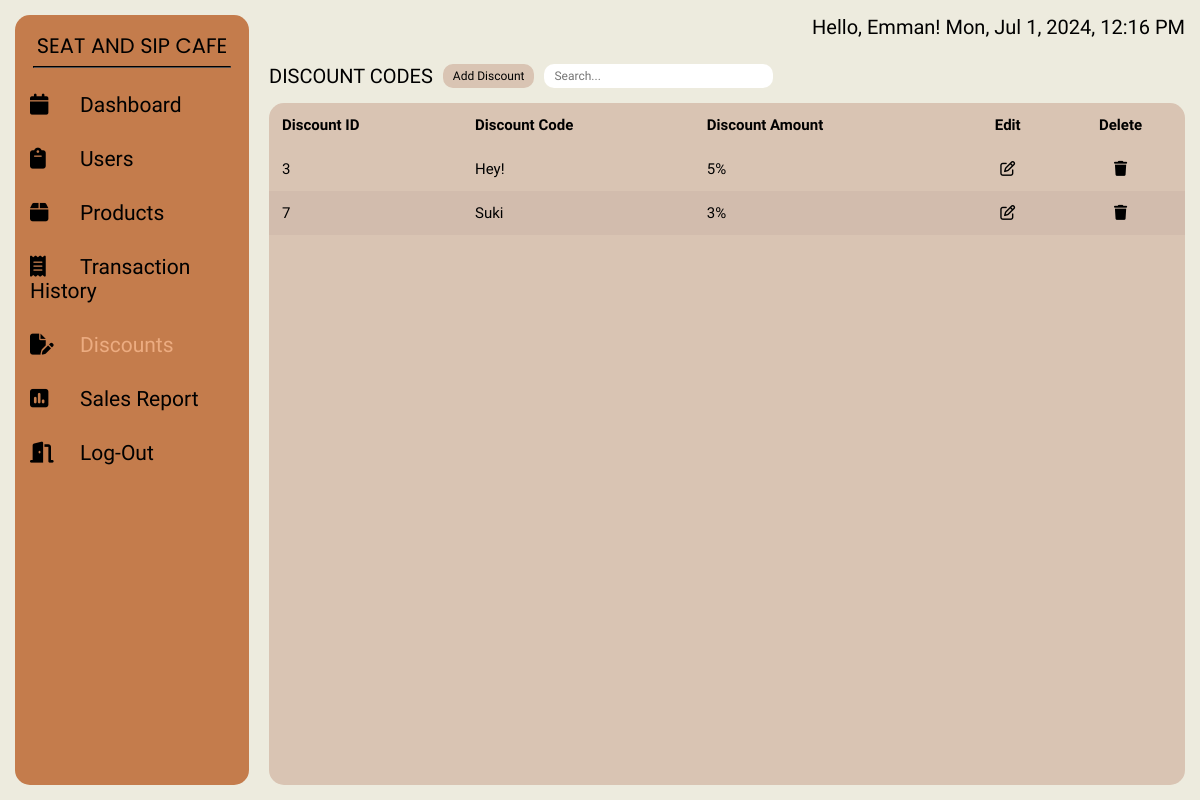
Screenshot of /admin/discounts.php (signed in) with the database file from the repository.
### tables this page shows
CREATE TABLE `discounts` (
  `discount_id` int(11) NOT NULL,
  `discount_code` varchar(50) NOT NULL,
  `discount_amount` int(11) NOT NULL
);

### config-admin/admin-authentication.php (called while the page is built, shortened)
<?php
    $user = $_SESSION['user'];

### admin/discounts.php (the view, shortened to what this page needs)
<?php
    require '../config-admin/admin-authentication.php';
?>
<!DOCTYPE html>
<html lang="en">
<head>
    <link rel="stylesheet" href="../styles/users.css">
</head>
<body>
    <div class="wrapper">
        <div class="sidebar">
            <h2>SEAT AND SIP CAFE</h2>
            <hr class="line">
            <nav>
                <ul>
                <li><a href="dashboard.php"><i class="fas fa-solid fa-calendar"></i>Dashboard</a></li>
                    <li><a href="users.php" ><i class="fas fa-solid fa-clipboard"></i>Users</a></li>
                    <li><a href="products.php"><i class="fas fa-solid fa-box"></i>Products</a></li>
                    <li><a href="transaction_history.php"><i class="fas fa-solid fa-receipt"></i>Transaction History</a></li>
                    <li><a href="discounts.php" class="current"><i class="fas fa-solid fa-file-pen"></i>Discounts</a></li>
                    <li><a href="sales.php"><i class="fas fa-solid fa-square-poll-vertical"></i>Sales Report</a></li>
                    <li><a href="../config/logout.php"><i class="fas fa-solid fa-door-open"></i>Log-Out</a></li>
                </ul>
            </nav>
        </div>
        <div class="main_content">
            <div class="header">
                <div>Hello, <?php Print "$user"?>! <span id='date-time'></span></div>
            </div>
            <div class="info">
                <div class="head">
                    <span class="heading"> DISCOUNT CODES</span>
                    <button id="myBtn" class="add"> Add Discount </button>
                    <input type="text" id="searchInput" placeholder="Search..." class="search">
                </div>
                <div class="body">
                    <table>
                        <thead>
                            <tr>
                                <th>Discount ID</th>
                                <th>Discount Code</th>
                                <th>Discount Amount</th>
                                <th class="action">Edit</th>
                                <th class="action">Delete</th>
                            </tr>
                        </thead>
                        <tbody>
                            <?php
                                require("../config/connection.php");
                                $query = mysqli_query($conn, "SELECT * FROM discounts");
                                while($row = mysqli_fetch_array($query)){
                                    Print "<tr>";
                                        Print "<td data-cell='Discount ID'> " . $row['discount_id'] . " </td>";
                                        Print "<td data-cell='Discount Code'> " . $row["discount_code"] . " </td>";
                                        Print "<td data-cell='Discount Amount'> " . $row["discount_amount"] . "%</td>";
                                        Print '<td class="action" data-cell="Edit"><a href="edit_discount.php?id='.$row['discount_id'].'"><i class="fa-regular fa-pen-to-square"></i></a></td>';
                                        Print '<td class="action" data-cell="Delete"><a href="../config-admin/delete_discount.php?id='.$row['discount_id'].'" onclick="return confirmDelete();"><i class="fa-solid fa-trash"></i></a></td>';
                                    Print "</tr>";
                                }
                            ?>
                        </tbody>
                    </table>
                </div>
            </div>
        </div>
    </div>
</body>
</html>

### styles/users.css (style rules this page uses)
html { font-size: 62.5%; }
* { margin: 0; padding: 0; box-sizing: border-box; list-style: none; text-decoration: none; font-family: Zen Kaku Gothic New, 'Source Sans Pro'; color: black; }
body { background-color: #EDEBDE; }
.wrapper { max-width: 140em; padding: 2rem; display: grid; grid-template-columns: 20% 1fr; gap: 2rem; min-height: 100vh; min-width: 100vw; }
.wrapper .sidebar { background: #C47C4C; padding: 1.5rem 0; border-radius: 1.5rem; }
.wrapper .sidebar h2 { text-align: center; font-size: 2.7rem; font-weight: 400; color: black; font-family: Poppins, 'Source Sans Pro'; text-transform: uppercase; text-align: center; }
hr.line { margin: 5px auto; width: 85%; border-color: black; margin-bottom: 1rem; }
.wrapper .sidebar ul li { padding: 15px; font-size: 2.1rem; font-family: Zen Kaku Gothic Antique, 'Source Sans Pro'; font-weight: 400; }
.wrapper .sidebar ul li a { color: black; display: block; }
.wrapper .sidebar ul li a .fas { width: 50px; }
.wrapper .sidebar .current { color: #ECAC81; }
.wrapper .main_content { width: 100%; display: flex; gap: 1.5rem; flex-direction: column; max-height: calc(100vh - 4rem); }
.wrapper .main_content .header { text-align: right; font-size: 2rem; display: flex; justify-content: space-between; padding: 0 0 1rem 0; }
.wrapper .main_content .header div { margin-left: auto; }
.wrapper .main_content .info { font-size: 2rem; display: grid; gap: 1.5rem; max-height: 100svh; grid-template-rows: auto 1fr; flex: 1; overflow: auto; }
.wrapper .main_content .info .head { display: flex; gap: 1rem; }
.wrapper .main_content .info .add { background: #D9C4B3; padding: 0 1rem; border-radius: 1rem; font-size: 1.2rem; border: none; cursor: pointer; height: 100%; }
.wrapper .main_content .info .search { padding: 0 1rem; border-radius: 1rem; font-size: 1.2rem; border: none; cursor: pointer; height: 100%; width: 25%; }
.wrapper .main_content .info .body { height: 100%; background: #D9C4B3; border-radius: 1.5rem; text-align: left; overflow-y: auto; flex: 1; }
.wrapper .main_content .info .body table { width: 100%; border-collapse: collapse; }
.wrapper .main_content .info .body th, td { font-size: 1.5rem; padding: 1.3rem; }
.wrapper .main_content .info .body tr:nth-of-type(2n) { background: hsla(0, 13%, 52%, 0.1); }
.wrapper .main_content .info .body .action { text-align: center; }
@media screen and (max-width: 1400px) and (min-width: 1150px) { .wrapper { padding: 1.5rem; margin: 0; } }
@media screen and (max-width: 1400px) and (min-width: 1150px) { .wrapper .main_content { max-height: calc(100vh - 3rem); } }
@media screen and (max-width: 1350px) and (min-width: 1000px) { .wrapper .sidebar h2 { font-size: 2.1rem; } }

### rows the page displays
discounts: discount_id "3", discount_code "Hey!", discount_amount "5"
discounts: discount_id "7", discount_code "Suki", discount_amount "3"

### other values shown
$user "Emman"
